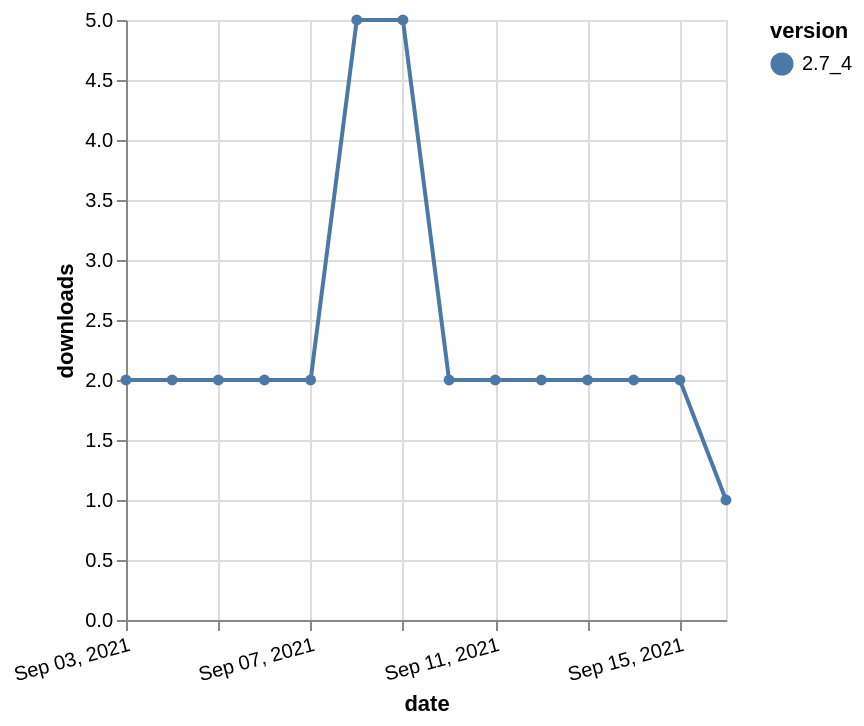

Vega-Lite specification for this chart:
### Vega-Lite specification from a JSON file in a GitHub repository (floating-point values rounded to 4 significant figures)
{"$schema": "https://vega.github.io/schema/vega-lite/v5.json", "description": "A simple bar chart with embedded data.", "data": {"values": [{"date": "2021-09-03", "total": 4091, "delta": 2, "version": "2.7_4"}, {"date": "2021-09-04", "total": 4093, "delta": 2, "version": "2.7_4"}, {"date": "2021-09-05", "total": 4095, "delta": 2, "version": "2.7_4"}, {"date": "2021-09-06", "total": 4097, "delta": 2, "version": "2.7_4"}, {"date": "2021-09-07", "total": 4099, "delta": 2, "version": "2.7_4"}, {"date": "2021-09-08", "total": 4104, "delta": 5, "version": "2.7_4"}, {"date": "2021-09-09", "total": 4109, "delta": 5, "version": "2.7_4"}, {"date": "2021-09-10", "total": 4111, "delta": 2, "version": "2.7_4"}, {"date": "2021-09-11", "total": 4113, "delta": 2, "version": "2.7_4"}, {"date": "2021-09-12", "total": 4115, "delta": 2, "version": "2.7_4"}, {"date": "2021-09-13", "total": 4117, "delta": 2, "version": "2.7_4"}, {"date": "2021-09-14", "total": 4119, "delta": 2, "version": "2.7_4"}, {"date": "2021-09-15", "total": 4121, "delta": 2, "version": "2.7_4"}, {"date": "2021-09-16", "total": 4122, "delta": 1, "version": "2.7_4"}]}, "width": "container", "mark": {"type": "line", "point": {"filled": true}}, "encoding": {"x": {"field": "date", "type": "temporal", "timeUnit": "yearmonthdate", "title": "date", "axis": {"labelAngle": -15}}, "y": {"field": "delta", "type": "quantitative", "title": "downloads"}, "color": {"field": "version", "type": "nominal"}, "tooltip": {"field": "delta"}}}
